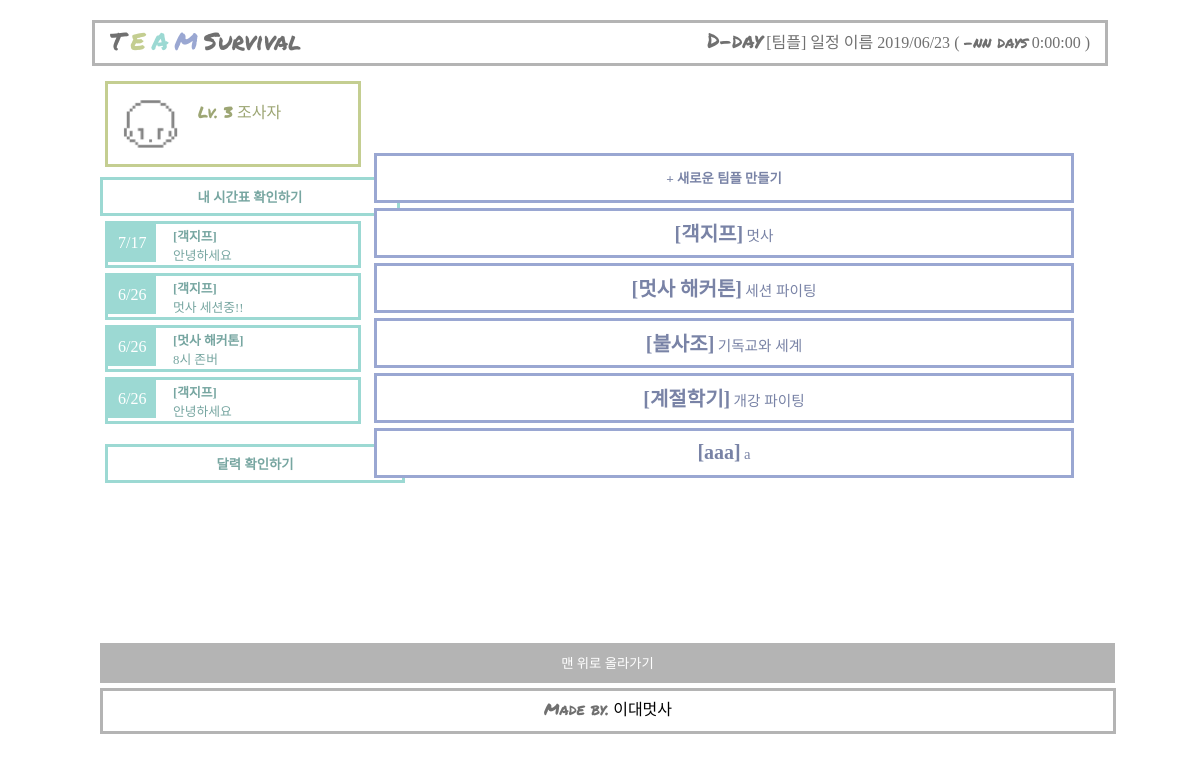
The app's page /home, older data.
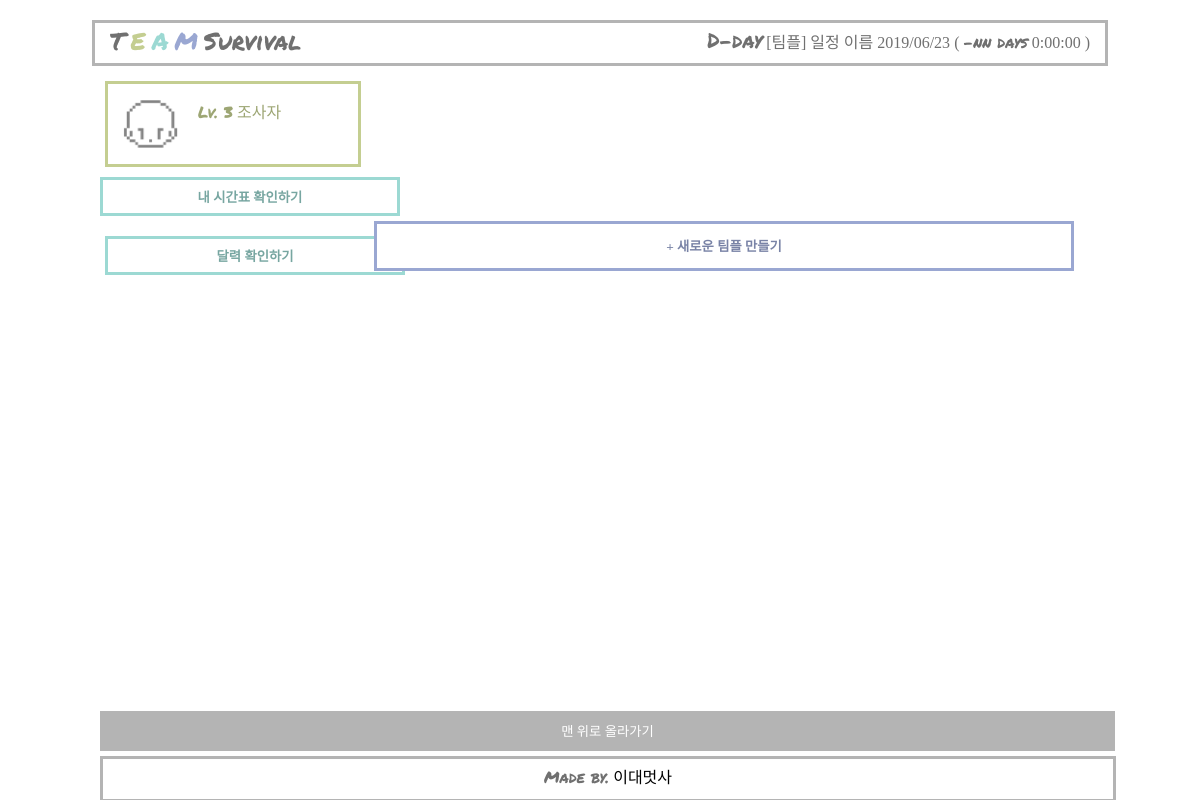
The same page, newer data.
### blog/models.py (models this page shows, shortened)
class Dday(models.Model):
    team = models.ForeignKey(Team, related_name='my_team', on_delete=models.CASCADE)
    title = models.CharField(max_length=10)
    date = models.DateField()

class Team(models.Model):
    user = models.ForeignKey(Myuser, related_name='my_user', on_delete=models.CASCADE, default=1)
    t_name = models.CharField(max_length=100, default='')
    t_class = models.CharField(max_length=100)
    def __str__(self):
        return self.t_name

### blog/views.py (the view)
# urls.py: 2. Add a URL to urlpatterns:  path('', views.home, name='home')
def home(request):
    ddays=Dday.objects
    teams=Team.objects
    return render(request, 'home.html', {'teams':teams, 'ddays':ddays})

### blog/templates/home.html (shortened to what this page needs)
{% extends 'nav.html'%}
{% load staticfiles %}
{% block contents %}
<head>
</head>
<body>
 <div class="contents">
<div class="left">
    <div class="profile">
        <a href="{% url 'profile' %}" style="color:#9DA674;">
            <img src="{% static 'avatar_head.png' %}" class="head" alt="My Avatar">
            <div class="profile_ex">
                <p><span class="english">Lv. 3</span> 조사자</p>
            </div>
        </a>
    </div>
    <div class="">
        <a href="{%url 'table' %}" style="text-decoration: none;"><button type ="button" value="달력" class="calendar_link" ><b>내 시간표 확인하기</b></button></a>
    </div>
    <div class="calendar">
    {% for dday in ddays.all %}
        <div class="dues">
                    <a href="#" style="text-decoration: none;color:#77A6A1;">
                        <div class="due_date">{{dday.date.month}}/{{dday.date.day}}</div>
                            <div class="due_ex">
                                <p><b>[{{ dday.team }}]</b></p>
                                <p>{{ dday.title }}</p>
                            </div>
                    </a>
        </div>
    {% endfor %}
    <div class="calendar_final">
         <a href="{%url 'timetable' %}" style="text-decoration: none;"><button type ="button" value="달력" class="calendar_link" ><b>달력 확인하기</b></button></a>
    </div>
    </div>
</div>
<div class="right">
    <div class="team">
        <a href="{%url 'new' %}"><button type="button" value="팀플" class="team_new"><b>+ 새로운 팀플 만들기</b></button></a>
            {% for team in teams.all %}
            <a href="{% url 'team' team.pk %}" style="text-decoration:none;">
                <button type="button" value="팀플" class="team_list">
                    <span style="font-size:1.5em;"><b>[{{team.t_name}}]</b></span> <span style="font-size:1.1em;">{{team.t_class}}</span>
                </button>
            </a>
            {% endfor %}
        </div>
</div>
</div>
</body>
{% endblock %}

Row changes from the older to the newer data that the page shows:
removed Dday: date.month "7", date.day "17", team "객지프", title "안녕하세요"
removed Dday: date.month "6", date.day "26", team "객지프", title "멋사 세션중!!"
removed Dday: date.month "6", date.day "26", team "멋사 해커톤", title "8시 존버"
removed Dday: date.month "6", date.day "26", team "객지프", title "안녕하세요"
removed Team: t_name "객지프", t_class "멋사"
removed Team: t_name "멋사 해커톤", t_class "세션 파이팅"
removed Team: t_name "불사조", t_class "기독교와 세계"
removed Team: t_name "계절학기", t_class "개강 파이팅"
removed Team: t_name "aaa", t_class "a"
